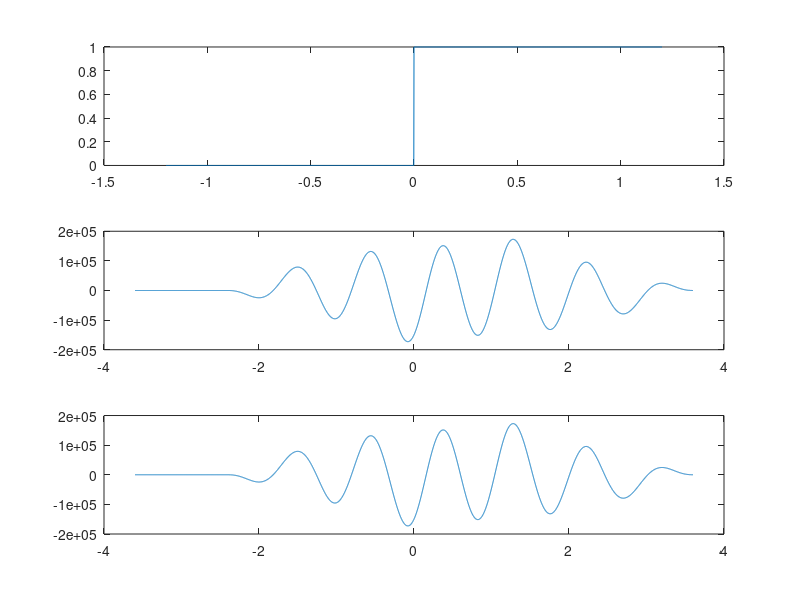

The MATLAB script that drew this image:
clc;
clear;
close all;
freq=1;
t=-1.2:0.001:1.2;

x1=sin(2*pi*freq*t);
h1=cos(2*pi*freq*t);
h2(t<3)=1;
h2(t>3)=0;
h2(t<0)=0;
h2(t>0)=1;


subplot(3,1,1);
plot(t,h2);

t=-3.6:0.001:3.6;

y=conv(x1,conv(h1,h2));
z=conv(conv(x1,h1),h2);

subplot(3,1,2);
plot(t,y);


subplot(3,1,3);
plot(t,z);

